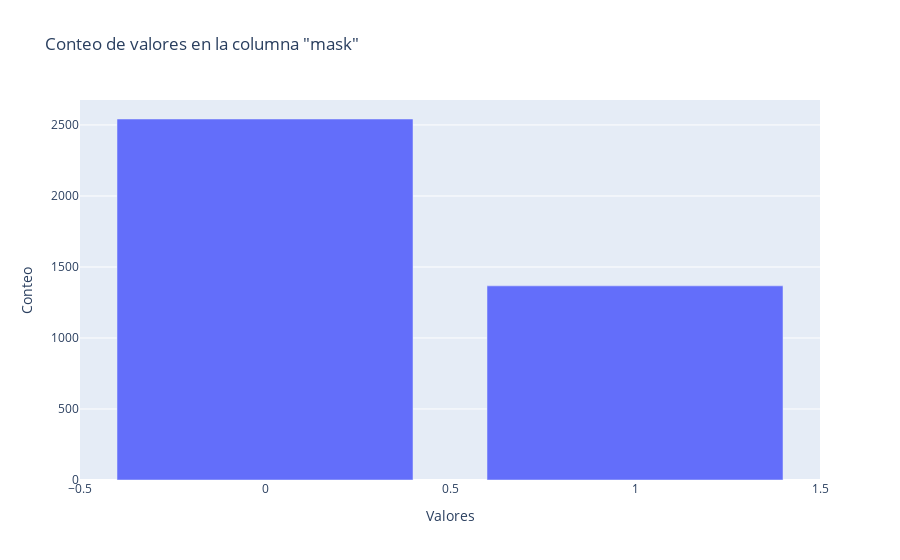

The notebook cell this image was saved under:
### Markdown cell above
1. El dataset no esta balanceado con un 65.08% de pacientes sanos y un 34.98% de pacientes con tumores cerebrales en resumen el dataset no esta balanceado

2. 2556 Son pacientes sanos

### Code cell
counts = df['mask'].value_counts()

# Crear figura de barras
fig = go.Figure(data=go.Bar(x=counts.index, y=counts.values))

# Personalizar diseño y estilo
fig.update_layout(
    title='Conteo de valores en la columna "mask"',
    xaxis=dict(title='Valores'),
    yaxis=dict(title='Conteo'),
    hovermode='x'
)

# Mostrar figura interactiva
fig.show()

### Figure 1 — Plotly figure (JSON) as saved in the notebook; plotly's stock layout.template omitted (floating-point values rounded to 4 significant figures)
{"data": [{"type": "bar", "x": [0, 1], "y": [2542, 1367]}], "layout": {"hovermode": "x", "title": {"text": "Conteo de valores en la columna \"mask\""}, "xaxis": {"title": {"text": "Valores"}}, "yaxis": {"title": {"text": "Conteo"}}}}
